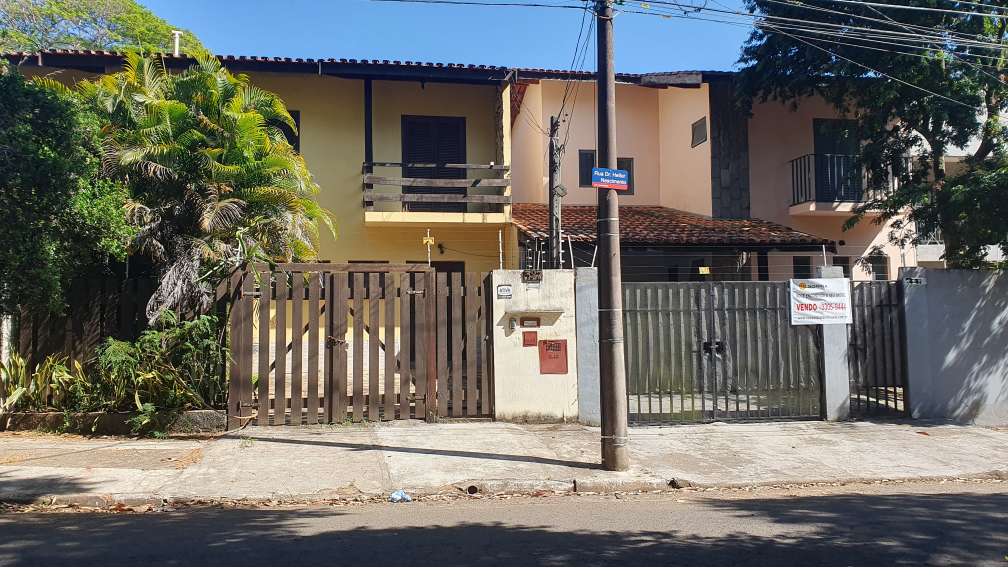
#> input picture images/originals/casa1.jpg, 4032 x 2268 px (shown at 1/4 size)
$ python main.py images/originals/casa1.jpg images/originals/casa2.jpg
#> lines starting #> are read from the running program, lines starting #| are printed output that depends on the picture
### src/utils.py
import cv2
import logging

def readImage(filename, scale):
    img = cv2.imread(filename, 0)
    w = int(img.shape[1] * scale)
    h = int(img.shape[0] * scale)
    img = cv2.resize(img, (w, h))

    if img is None:
        logging.error('Caminho da imagem inválido: %s', filename)
        return None
    else:
        logging.debug('Imagem %s baixada com sucesso...', filename)
        return img

def readImageColor(filename, scale):
    img = cv2.imread(filename)
    w = int(img.shape[1] * scale)
    h = int(img.shape[0] * scale)
    img = cv2.resize(img, (w, h))

    if img is None:
        logging.error('Invalid image: %s', filename)
        return None
    else:
        logging.debug('Imagem %s baixada com sucesso...', filename)
        return img

### src/stich.py
import cv2
import numpy as np
import logging
import time

def detectAndDescribe(image, method):
    '''
    Calcula os ponto-chaves e características usando um especifíco método
    '''

    assert method in ['orb','brisk', 'surf', 'sift'], 'Você precisa definir um método de detecção. Valores são: "sift", "brisk", "surf" e "orb"'

    if method == 'orb':
        descriptor = cv2.ORB_create(nfeatures = 5000)
    elif method == 'surf':
        descriptor = cv2.xfeatures2d.SURF_create()
    elif method == 'brisk':
        descriptor = cv2.BRISK_create()
    elif method == 'sift':
        descriptor = cv2.xfeatures2d.SIFT_create()

    inicio = time.time_ns()
    (kps, features) = descriptor.detectAndCompute(image, None)
    fim = time.time_ns()


    tempo =  (fim - inicio) * 1e-9

    logging.info('Total de pontos-chaves: %d', len(kps))
    logging.debug('Extração levou %.4f segundos', tempo * 1e-9)

    return (kps, features, tempo)

def matchKeyPoints(featuresA, featuresB, method, feature_extractor, ratio=0.75,):
    "Cria e retorna as correspondências entre os pontos-chaves das duas imagens"

    crossCheck = True if method == 'bf' else False

    # Criar o matcher correspondente ao método utilizado para extrair as características
    if feature_extractor == 'sift' or feature_extractor == 'surf':
        logging.debug('Usando a norma L2 para o sift ou surf')
        bf = cv2.BFMatcher(cv2.NORM_L2, crossCheck=crossCheck)
    elif feature_extractor == 'orb' or feature_extractor == 'brisk':
        logging.debug('Usando a norma Hamming para o orb ou brisk')
        bf = cv2.BFMatcher(cv2.NORM_HAMMING, crossCheck=crossCheck)

    # Encontrar os pares correspondentes do
    inicio = time.time_ns()
    if method == 'bf':
        best_matches = bf.match(featuresA,featuresB)
        matches = sorted(best_matches, key = lambda x:x.distance)

    elif method == 'knn':
        best_matches = bf.knnMatch(featuresA,featuresB, 2)

        matches = []
        for m,n in best_matches:
            # ensure the distance is within a certain ratio of each
            # other (i.e. Lowe's ratio test)
            if m.distance < n.distance * ratio:
                matches.append(m)
    fim = time.time_ns()

    tempo = (fim - inicio) * 1e-9
    logging.info('Matches: %d', len(matches))
    logging.debug('Matching levou %.4f segundos', tempo )
    return (matches,  tempo)

def findHomographyMatrix(kptsA, kptsB, matches):
    # Coordenadas do pontos-chave
    kptsA = np.float32([kp.pt for kp in kptsA])
    kptsB = np.float32([kp.pt for kp in kptsB])

    # Índices dos pontos-chaves no descriptor
    ptsA = np.float32([kptsA[m.queryIdx] for m in matches])
    ptsB = np.float32([kptsB[m.trainIdx] for m in matches])

    # DOC: Finds a perspective transformation between two planes.
    (H, status) = cv2.findHomography(ptsA, ptsB, cv2.RANSAC,4)

    # Calcular o RMSE da matriz H
    x_A = np.append( ptsA, np.ones((len(matches), 1)), axis=1)
    x_B_pred = x_A @ H.T

    erro = np.sqrt(np.mean((x_B_pred[:,:2] - ptsB)**2))

    logging.debug('RMSE da homografia %.4f', erro)

    return H, erro

### main.py
import argparse
import logging
import os
import cv2
import numpy as np
from src.stich import detectAndDescribe, matchKeyPoints, findHomographyMatrix
from src.utils import readImage, readImageColor

def stitch(queryImg_path, trainImg_path, feature_extractor, feature_matching):
    logging.info('Baixando imagem original...')
    queryImg = readImageColor(queryImg_path, 1)
#> in readImageColor, img is the input picture: shape (2268, 4032, 3); mean B, G, R 100.1, 106.8, 107.7
    queryImg_gray = readImage(queryImg_path, 1)
#> in readImage, `img = cv2.imread(filename, 0)`:
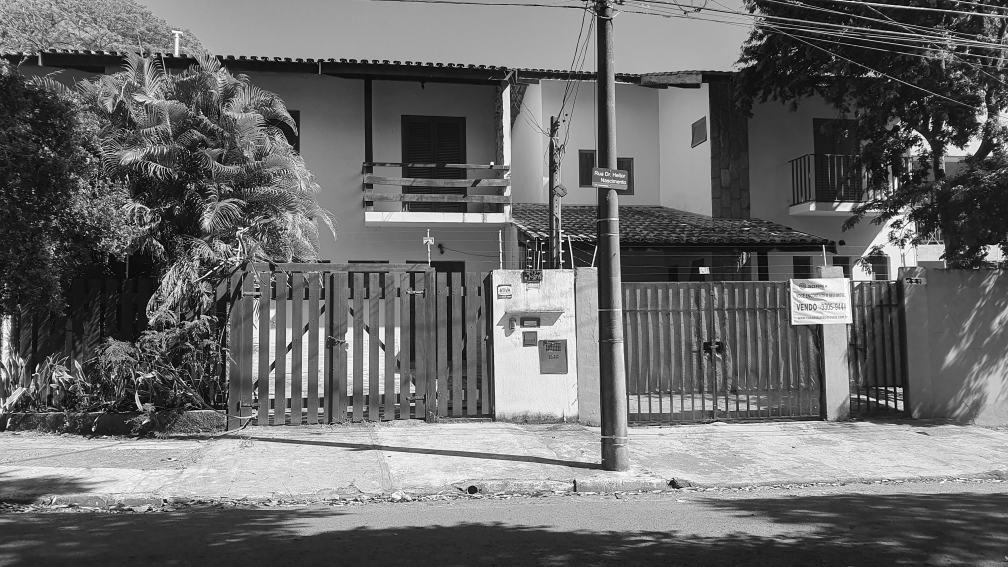
#> img: shape (2268, 4032) (shown at 1/4 size); min 0, max 255, mean 106.3

    logging.info('Baixando imagem a ser costurada...')
    trainImg = readImageColor(trainImg_path, 1)
#> call 2 of readImageColor, with filename = 'images/originals/casa2.jpg', scale = 1
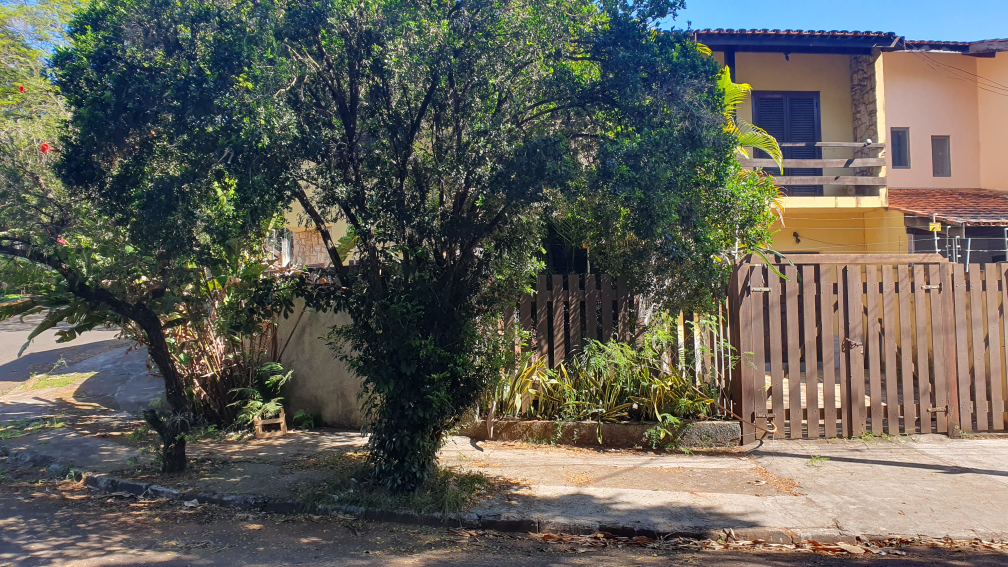
#> input picture images/originals/casa2.jpg, 4032 x 2268 px (shown at 1/4 size)
#> in readImageColor, img is the input picture: shape (2268, 4032, 3); mean B, G, R 87.5, 95.9, 97.5
    trainImg_gray = readImageColor(trainImg_path, 1)

    # Busca os pontos-chave e recursos correspondentes às imagens
    logging.info('Encontrando os pontos-chaves...')
    logging.info('feature_extractor: %s', feature_extractor)
    kpsA, featuresA, _ = detectAndDescribe(trainImg_gray, feature_extractor)
#> in detectAndDescribe, `(kps, features) = descriptor.detectAndCompute(image, None)`: kps = 5000 keypoints; strongest (x, y, size): (1910, 1508, 31), (2062, 1232, 31), (1502, 1802, 31), (1501, 1802, 37.2)
#> kpsA has the same summary as kps in detectAndDescribe
    kpsB, featuresB, _ = detectAndDescribe(queryImg_gray, feature_extractor)
#> in detectAndDescribe (call 2), `(kps, features) = descriptor.detectAndCompute(image, None)`: kps = 5000 keypoints; strongest (x, y, size): (404, 698, 31), (756, 999, 31), (752, 1003, 31), (652, 671, 44.6)
#> kpsB has the same summary as kps in detectAndDescribe

    # Vamos encontrar os ponto chaves correspondentes nessas duas imagens
    logging.info('Encontrando os pares de pontos-chaves correspondentes...')
    logging.info('feature_matching: %s', feature_matching)
    matches, _ = matchKeyPoints(featuresA, featuresB, feature_matching, feature_extractor)
#> in matchKeyPoints, `best_matches = bf.match(featuresA,featuresB)`: best_matches = 1315 matches
#> matches = 1315 matches

    ## Matriz de Homografia
    H, _ = findHomographyMatrix(kpsA, kpsB, matches)
#> in findHomographyMatrix, `kptsA = np.float32([kp.pt for kp in kptsA])`: kptsA = 5000 pairs, first value 92.57 to 3877, second value 32 to 2204.6
#> in findHomographyMatrix, `kptsB = np.float32([kp.pt for kp in kptsB])`: kptsB = 5000 pairs, first value 42 to 3999, second value 36 to 2049.4
#> in findHomographyMatrix, `ptsA = np.float32([kptsA[m.queryIdx] for m in matches])`: ptsA = 1315 pairs, first value 121.9 to 3876.8, second value 57.02 to 2164.8
#> in findHomographyMatrix, `ptsB = np.float32([kptsB[m.trainIdx] for m in matches])`: ptsB = 1315 pairs, first value 42 to 3998, second value 36 to 2049.4
#> in findHomographyMatrix, `(H, status) = cv2.findHomography(ptsA, ptsB, cv2.RANSAC,4)`: H = [[-4.4, 0.362, 3536], [-0.642, 0.109, 447.3], [-0.0012, 6.09e-05, 1]]; status = 1315 values, max 1 at index 114, min 0 at index 0, mean 0.00608
#> in findHomographyMatrix, `x_A = np.append( ptsA, np.ones((len(matches), 1)), axis=1)`: x_A = 1315 rows, first 8: [3511.5, 777.6, 1], [3083, 1582.6, 1], [1468.8, 413.3, 1], [3359.2, 1627.4, 1], [1836, 977.8, 1], [430.6, 738.7, 1], [3359.2, 1627.8, 1], [758.9, 1137.2, 1]
#> in findHomographyMatrix, `x_B_pred = x_A @ H.T`: x_B_pred = 1315 rows, first 8: [-11617.6, -1724.2, -3.15], [-9443.2, -1361.5, -2.59], [-2770.6, -451.4, -0.731], [-10641, -1534, -2.92], [-4180.5, -626, -1.14], [1910.6, 251, 0.53], [-10640.8, -1534, -2.92], [611.3, 83.28, 0.162]
#> in findHomographyMatrix, `erro = np.sqrt(np.mean((x_B_pred[:,:2] - ptsB)**2))`: erro = 5017.6

    # Por fim, vamos gerar o resultado final
    width = trainImg.shape[1] + queryImg.shape[1]
#> width = 8064
    height = trainImg.shape[0] + queryImg.shape[0]
#> height = 4536

    result = cv2.warpPerspective(trainImg, H, (width, height))
    result[0:queryImg.shape[0], 0:queryImg.shape[1]] = queryImg

#> (the run stopped early here; a loop or call above may not have finished)
